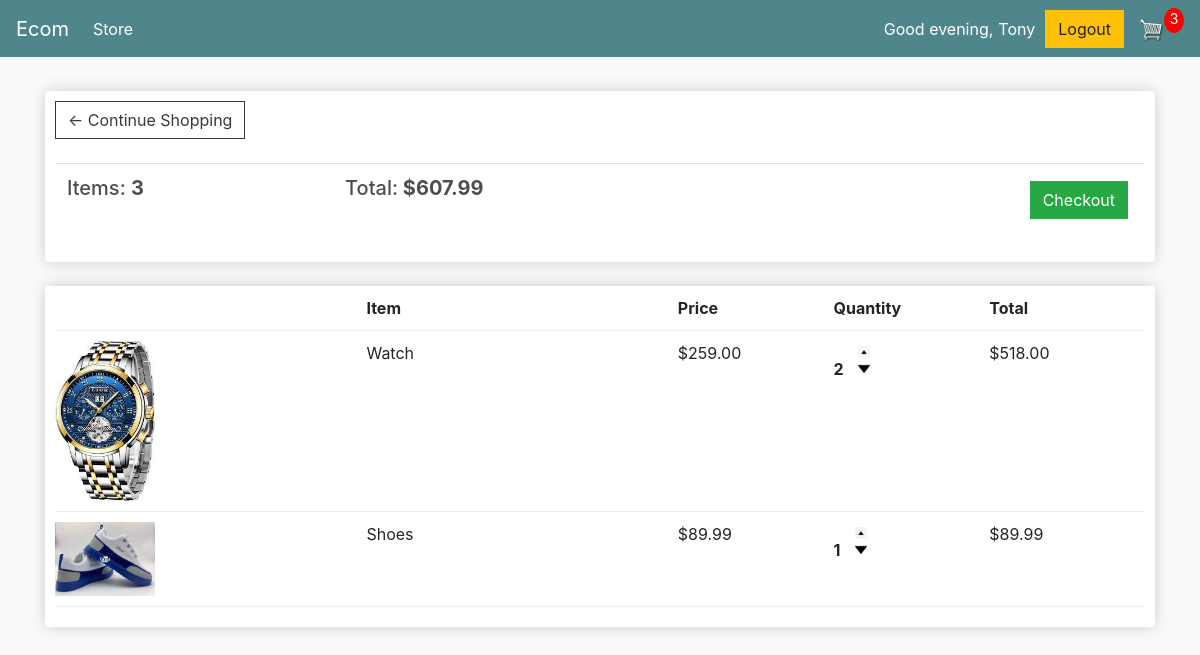
The app's page /cart/ (signed in) with its own data.
### store/models.py (models this page shows, shortened)
class Order(models.Model):
    customer = models.ForeignKey(Customer, on_delete=models.SET_NULL, blank=True, null=True)
    date_ordered = models.DateTimeField(auto_now_add=True )
    complete= models.BooleanField(default=False, null=True, blank=True)
    transaction_id=models.CharField(max_length=200, null=True)
    @property
    def get_cart_total(self):
        orderitems = self.orderitem_set.all()
        total = sum([item.get_total for item in orderitems])
        return total
    @property
    def get_cart_items(self):
        orderitems = self.orderitem_set.all()
        total = sum([item.quantity for item in orderitems])
        return total

class OrderItem(models.Model):
    product = models.ForeignKey(Product, on_delete=models.SET_NULL, null=True)
    order = models.ForeignKey(Order, on_delete=models.SET_NULL, null=True, blank=True)
    quantity = models.IntegerField(null=True, blank=True, default=0)
    date_added = models.DateTimeField(auto_now_add=True )
    @property
    def get_total(self):
        total = self.product.price * self.quantity
        return total

class Product(models.Model):
    name = models.CharField(max_length=200, null=True)
    price = models.DecimalField(max_digits=7, decimal_places=2)
    digital= models.BooleanField(default=False, null=True, blank=True)
    image = models.ImageField(null=True, blank=True)
    @property
    def imageURL(self):
        try:
            url = self.image.url
        except:
            url =''
        return url

### store/views.py (the view)
# urls.py: path('cart/', views.cart, name="cart"),
def cart(request):
	data = cartData(request)
	cartItems=data['cartItems']
	order= data['order']
	items = data['items']
	context={"items": items, "order": order, "cartItems": cartItems, 'shipping':False}
	return render(request, 'store/cart.html', context )

### store/utils.py (called while the page is built)
def cartData (request):
    if request.user.is_authenticated:
        customer= request.user.customer
        order, created = Order.objects.get_or_create(customer= customer, complete=False)
        items =order.orderitem_set.all()
        cartItems = order.get_cart_items
    else:
        cookieData = cookieCart(request)
        cartItems=cookieData['cartItems']
        order= cookieData['order']
        items = cookieData['items']
    return {'cartItems': cartItems, 'order': order, 'items': items}

### store/templates/store/cart.html
{% extends 'store/main.html' %}
{% load static %}
{% block content %}
	<div class="row">
		<div class="col-lg-12">
			<div class="box-element">
				<a  class="btn btn-outline-dark" href="{% url 'store' %}">&#x2190; Continue Shopping</a>
				<br>
				<br>
				<table class="table">
					<tr>
						<th><h5>Items: <strong>{{order.get_cart_items}}</strong></h5></th>
						<th><h5>Total:<strong> ${{order.get_cart_total|floatformat:2}}</strong></h5></th>
						<th>
							<a  style="float:right; margin:5px;" class="btn btn-success" href="{% url 'checkout' %}">Checkout</a>
						</th>
					</tr>
				</table>
			</div>
			<br>
			<div class="box-element">
				<div class="cart-row">
					<div style="flex:2"></div>
					<div style="flex:2"><strong>Item</strong></div>
					<div style="flex:1"><strong>Price</strong></div>
					<div style="flex:1"><strong>Quantity</strong></div>
					<div style="flex:1"><strong>Total</strong></div>
				</div>
				{% for item in items %}
				<div class="cart-row">
					<div style="flex:2"><img class="row-image" src="{{item.product.imageURL}}"></div>
					<div style="flex:2"><p>{{item.product.name}} </p></div>
					<div style="flex:1"><p>${{item.product.price|floatformat:2}}</p></div>
					<div style="flex:1">
						<p class="quantity">{{item.quantity}}</p>
						<div class="quantity">
							<img data-product="{{item.product.id}}" data-action="add" class="chg-quantity update-cart" src="{% static  'images/arrow-up.png' %}">
							<img data-product="{{item.product.id}}" data-action="remove" class="chg-quantity update-cart" src="{% static  'images/arrow-down.png' %}">
						</div>
					</div>
					<div style="flex:1"><p>${{item.get_total}}</p></div>
				</div>
                {% endfor %}
			</div>
		</div>
	</div>
{% endblock content %}

### store/templates/store/main.html (shortened to what this page needs)
<!DOCTYPE html>
{% load static %}
<html>
<head>
	<link rel="stylesheet" href="https://stackpath.bootstrapcdn.com/bootstrap/4.4.1/css/bootstrap.min.css">
	<link rel="stylesheet" type="text/css" href="{% static 'css/main.css' %}">
</head>
<body>
	<nav class="navbar navbar-expand-lg navbar-dark bg-dark">
	  <a class="navbar-brand" href="{% url 'store' %}">Ecom</a>
	  <div class="collapse navbar-collapse" id="navbarSupportedContent">
	    <ul class="navbar-nav mr-auto">
	      <li class="nav-item active">
	        <a class="nav-link" href="{% url 'store' %}">Store <span class="sr-only">(current)</span></a>
	      </li>
	    </ul>
		   {% if user.is_authenticated %}
			<div class="form-inline my-2 my-lg-0">
				<div id="demo" style="color: white; padding-right: 5px;"></div><div style="padding-right: 10px; color: white;">{{user.username|capfirst}}</div>
				 <a href="{% url 'logout' %}"class="btn btn-warning">Logout</a>
				 <a href="{% url 'cart' %}">
				        <img  id="cart-icon" src="{% static 'images/cart.png' %}">
					   </a>
				 <p id="cart-total">{{ cartItems }}</p>
			</div>
			{% endif %}
	    </div>
	</nav>
     <div class="container">
            <br>
            {% block content %}
            {% endblock content %}
         </div>
</body>
</html>

### static/css/main.css (style rules this page uses)
body { background-color: hsl(0, 0%, 98%); }
h1,h2,h3,h4,h5,h6 { color:hsl(0, 0%, 30%); }
.box-element { box-shadow:hsl(0, 0%, 80%) 0 0 16px; background-color: #fff; border-radius: 4px; padding: 10px; }
.bg-dark { background-color: #4f868c!important; }
#cart-icon { width:25px; display: inline-block; margin-left: 15px; }
#cart-total { display: block; text-align: center; color:#fff; background-color: red; width: 20px; height: 25px; border-radius: 50%; font-size: 14px; }
.col-lg-4, .col-lg-6, .col-lg-8, .col-lg-12 { margin-top: 10px; }
.btn { border-radius: 0; }
.row-image { width: 100px; }
.cart-row { display: flex; align-items: flex-stretch; padding-bottom: 10px; margin-bottom: 10px; border-bottom: 1px solid #ececec; }
.quantity { display: inline-block; font-weight: 700; padding-right:10px; }
.chg-quantity { width: 12px; cursor: pointer; display: block; margin-top: 5px; transition:.1s; }

### records on screen
Order: get_cart_items "3", get_cart_total "607.99"
OrderItem: product.imageURL (picture), product.name "Watch", product.price "259.00", quantity "2", get_total "518.00"
OrderItem: product.imageURL (picture), product.name "Shoes", product.price "89.99", quantity "1", get_total "89.99"

### other values on screen
{{ user.username|capfirst }} "Tony"
{{ cartItems }} "3"
